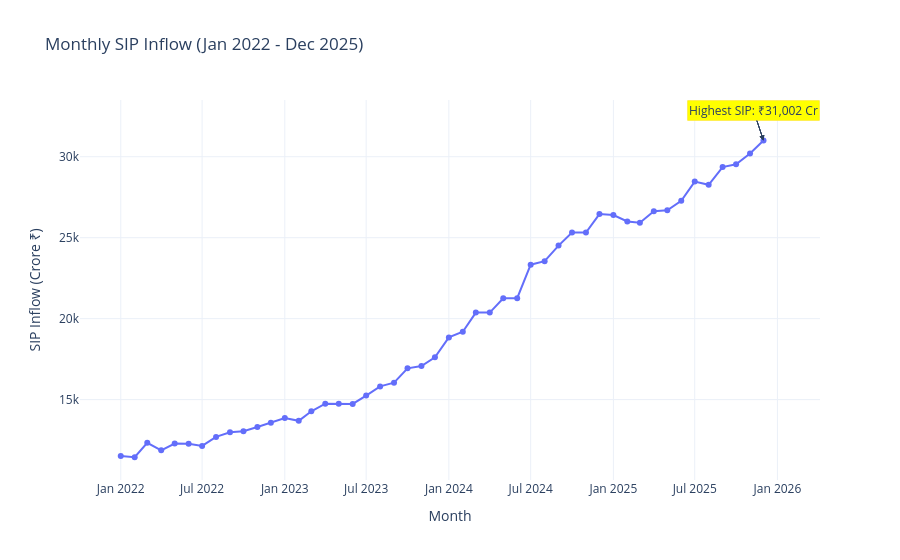

The notebook cell saved with this chart:
### Code cell
highest = sip.loc[sip["sip_inflow_crore"].idxmax()]

fig.add_annotation(
    x=highest["month"],
    y=highest["sip_inflow_crore"],
    text="Highest SIP: ₹31,002 Cr",
    showarrow=True,
    arrowhead=2,
    bgcolor="yellow"
)

fig.show()
